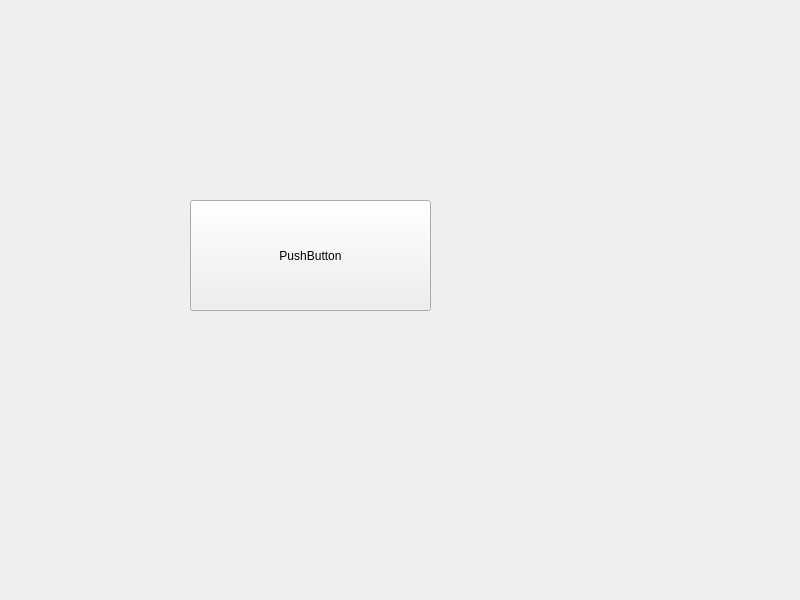
<?xml version="1.0" encoding="UTF-8"?>
<ui version="4.0">
 <class>Widget</class>
 <widget class="QWidget" name="Widget">
  <property name="geometry">
   <rect>
    <x>0</x>
    <y>0</y>
    <width>800</width>
    <height>600</height>
   </rect>
  </property>
  <property name="windowTitle">
   <string>Widget</string>
  </property>
  <widget class="QPushButton" name="pushButton">
   <property name="geometry">
    <rect>
     <x>190</x>
     <y>200</y>
     <width>241</width>
     <height>111</height>
    </rect>
   </property>
   <property name="text">
    <string>PushButton</string>
   </property>
  </widget>
 </widget>
 <resources/>
 <connections/>
</ui>
